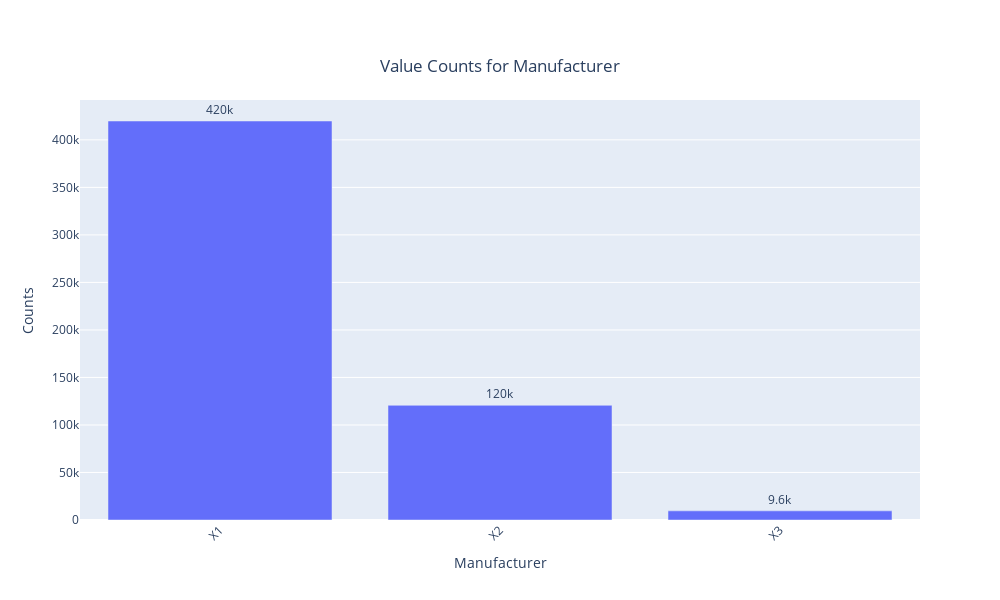

Notebook code cell kept with this figure:
### Markdown cell above
<div class="alert alert-block alert-info">
    <strong>Product Type Distribution:</strong> The distribution of product types reveals that <b>NTM2</b> is the most prevalent type, followed by <b>NTM1</b> and <b>NTM3</b>. This indicates a potential demand pattern or production focus within the market.
</div>

### Code cell
plot_objects['Manufacturer'].show()  # Display the plot for Manufacturer

### Figure 1 — Plotly figure (JSON) as saved in the notebook; plotly's stock layout.template omitted (floating-point values rounded to 4 significant figures)
{"data": [{"alignmentgroup": "True", "hovertemplate": "Category=%{x}<br>Counts=%{text}<extra></extra>", "legendgroup": "", "marker": {"color": "#636efa", "pattern": {"shape": ""}}, "name": "", "offsetgroup": "", "orientation": "v", "showlegend": false, "text": [419857, 120695, 9624], "textposition": "outside", "texttemplate": "%{text:.2s}", "type": "bar", "x": ["X1", "X2", "X3"], "xaxis": "x", "y": [419857, 120695, 9624], "yaxis": "y"}], "layout": {"barmode": "relative", "height": 600, "legend": {"tracegroupgap": 0}, "title": {"text": "Value Counts for Manufacturer", "x": 0.5, "xanchor": "center", "y": 0.9, "yanchor": "top"}, "width": 1000, "xaxis": {"anchor": "y", "domain": [0, 1], "tickangle": -45, "title": {"text": "Manufacturer"}}, "yaxis": {"anchor": "x", "domain": [0, 1], "title": {"text": "Counts"}}}}
